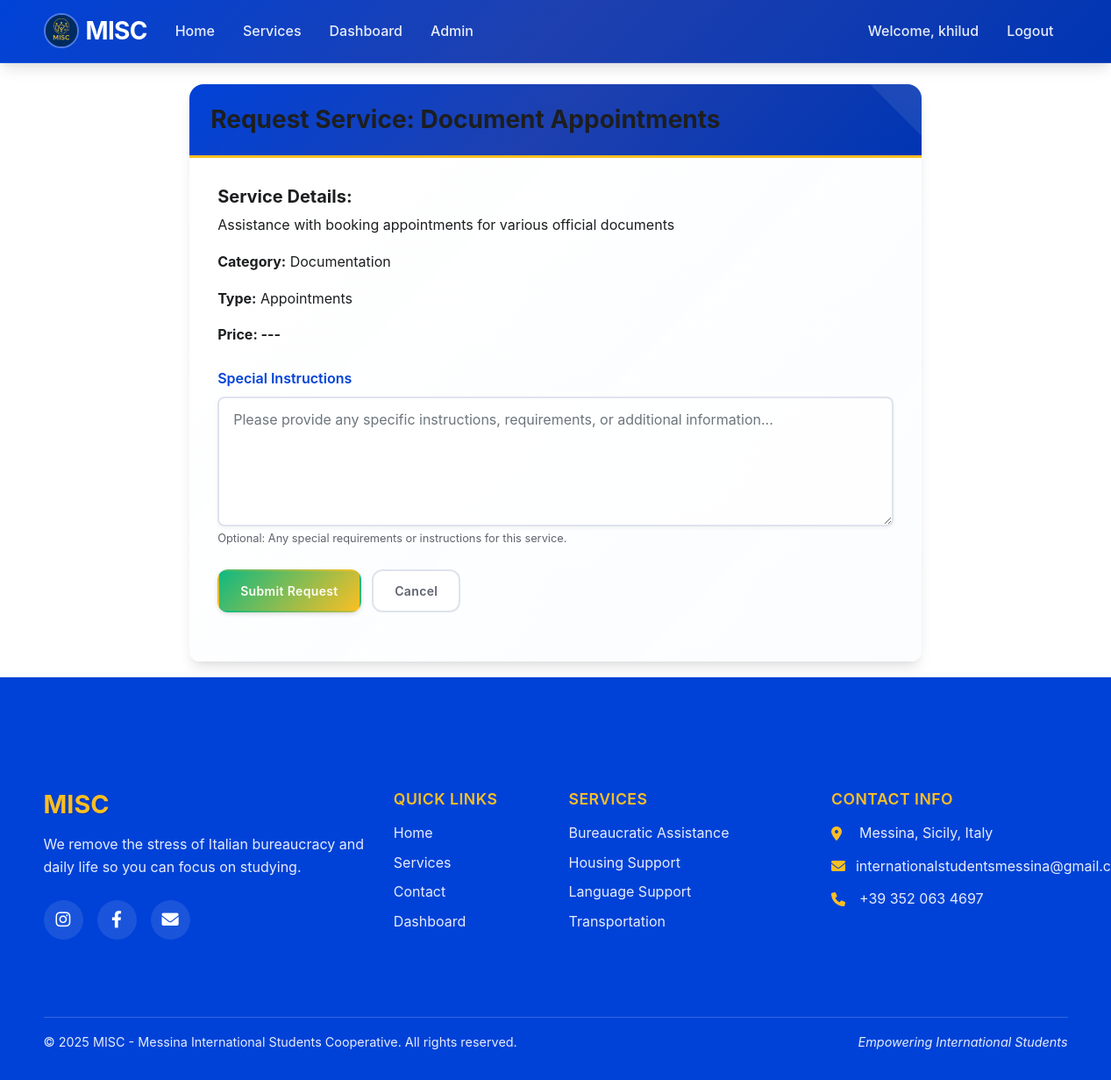
Screenshot of /service/1/request (signed in) with the database file from the repository.
### app/models.py (models this page shows, shortened)
class User(UserMixin, db.Model):
    id = db.Column(db.Integer, primary_key=True)
    username = db.Column(db.String(64), unique=True, index=True)
    email = db.Column(db.String(120), unique=True, index=True)
    password_hash = db.Column(db.String(128))
    is_admin = db.Column(db.Boolean, default=False)
    requests = db.relationship('ServiceRequest', backref='client', lazy='dynamic')

class Service(db.Model):
    id = db.Column(db.Integer, primary_key=True)
    name = db.Column(db.String(64), index=True)
    description = db.Column(db.Text)
    category = db.Column(db.String(50), nullable=False)
    subcategory = db.Column(db.String(50))
    price = db.Column(db.Float)
    is_available = db.Column(db.Boolean, default=True)
    requests = db.relationship('ServiceRequest', backref='service_type', lazy='dynamic')

### app/routes/service.py (the view, shortened to what this page needs)
@service.route('/<int:id>/request', methods=['GET', 'POST'])
@login_required
def request_specific_service(id):
    service = Service.query.get_or_404(id)
    form = ServiceRequestForm()
    form.service_id.choices = [(service.id, f"{service.category} - {service.name}")]
    form.service_id.data = service.id
    return render_template('service/request.html', form=form, service=service)

### app/forms.py
class ServiceRequestForm(FlaskForm):
    service_id = SelectField('Service', coerce=int, validators=[DataRequired()])
    notes = TextAreaField('Special Instructions', validators=[Length(max=500)])
    submit = SubmitField('Submit Request')
    def __init__(self, *args, **kwargs):
        super(ServiceRequestForm, self).__init__(*args, **kwargs)

### app/models.py (called while the page is built)
@login_manager.user_loader
def load_user(id):
    return User.query.get(int(id))

### app/templates/service/request.html (shortened to what this page needs)
{% extends "base.html" %}
{% block content %}
<div class="row">
    <div class="col-md-8 offset-md-2">
        <div class="card">
            <div class="card-header bg-primary text-white">
                <h3 class="mb-0">
                    {% if service %}
                        Request Service: {{ service.name }}
                    {% else %}
                        Request a Service
                    {% endif %}
                </h3>
            </div>
            <div class="card-body">
                {% if service %}
                <div class="mb-4">
                    <h5>Service Details:</h5>
                    <p>{{ service.description }}</p>
                    <p><strong>Category:</strong> {{ service.category }}</p>
                    {% if service.subcategory %}
                    <p><strong>Type:</strong> {{ service.subcategory }}</p>
                    {% endif %}
                    <p><strong>Price: ---</strong></p>
                </div>
                {% else %}
                <div class="mb-4">
                    <h5>Available Services:</h5>
                    <p>Choose a service from the dropdown below and provide any additional information.</p>
                </div>
                {% endif %}
                <form method="post">
                    <div class="form-group">
                        {{ form.notes.label(class="form-label") }}
                        {{ form.notes(class="form-control", rows=5, placeholder="Please provide any specific instructions, requirements, or additional information...") }}
                        <small class="form-text text-muted">Optional: Any special requirements or instructions for this service.</small>
                    </div>
                    <div class="form-group">
                        {{ form.submit(class="btn btn-success btn-lg") }}
                        <a href="{{ url_for('service.index') }}" class="btn btn-outline-secondary btn-lg ml-2">Cancel</a>
                    </div>
                </form>
            </div>
        </div>
    </div>
</div>
{% endblock %}

### app/templates/base.html (shortened to what this page needs)
<!DOCTYPE html>
<html lang="en">
<head>
    <link rel="stylesheet" href="https://stackpath.bootstrapcdn.com/bootstrap/4.5.2/css/bootstrap.min.css">
    <link rel="stylesheet" href="https://cdnjs.cloudflare.com/ajax/libs/font-awesome/6.0.0/css/all.min.css">
    <link rel="stylesheet" href="{{ url_for('static', filename='css/style.css') }}">
</head>
<body>
    <div class="wrapper d-flex flex-column min-vh-100">
        <nav class="navbar navbar-expand-lg navbar-dark" style="background-color: #1800ad !important;">
            <div class="container">
                <a class="navbar-brand" href="{{ url_for('main.index') }}">
                    <img src="{{ url_for('static', filename='img/logo.png') }}" alt="MISC Logo" class="navbar-logo">
                    MISC
                </a>
                <div class="collapse navbar-collapse" id="navbarNav">
                    <ul class="navbar-nav mr-auto">
                        <li class="nav-item">
                            <a class="nav-link" href="{{ url_for('main.index') }}">Home</a>
                        </li>
                        <li class="nav-item">
                            <a class="nav-link" href="{{ url_for('service.index') }}">Services</a>
                        </li>
                        {% if current_user.is_authenticated %}
                        <li class="nav-item">
                            <a class="nav-link" href="{{ url_for('dashboard.index') }}">Dashboard</a>
                        </li>
                        {% if current_user.is_admin %}
                        <li class="nav-item">
                            <a class="nav-link" href="{{ url_for('admin.index') }}">Admin</a>
                        </li>
                        {% endif %}
                        {% endif %}
                    </ul>
                    <ul class="navbar-nav">
                        {% if current_user.is_authenticated %}
                        <li class="nav-item">
                            <span class="nav-link">Welcome, {{ current_user.username }}</span>
                        </li>
                        <li class="nav-item">
                            <a class="nav-link" href="{{ url_for('auth.logout') }}">Logout</a>
                        </li>
                        {% endif %}
                    </ul>
                </div>
            </div>
        </nav>
        <main class="flex-grow-1">
            {% block content %}{% endblock %}
        </main>
        <footer class="footer-modern mt-auto">
            <div class="container">
                <div class="row">
                    <div class="col-lg-4 col-md-6 mb-4">
                        <div class="footer-section">
                            <h5 class="footer-title">MISC</h5>
                            <p class="footer-description">We remove the stress of Italian bureaucracy and daily life so you can focus on studying.</p>
                            <div class="social-links">
                                <a href="https://www.instagram.com/messinainternationalstudents/" target="_blank" class="social-link">
                                    <i class="fab fa-instagram"></i>
                                </a>
                                <a href="https://www.facebook.com/misc.messina" target="_blank" class="social-link">
                                    <i class="fab fa-facebook-f"></i>
                                </a>
                                <a href="mailto:internationalstudentsmessina@gmail.com" class="social-link">
                                    <i class="fas fa-envelope"></i>
                                </a>
                            </div>
                        </div>
                    </div>
                    <div class="col-lg-2 col-md-6 mb-4">
                        <div class="footer-section">
                            <h6 class="footer-subtitle">Quick Links</h6>
                            <ul class="footer-links">
                                <li><a href="{{ url_for('main.index') }}">Home</a></li>
                                <li><a href="{{ url_for('service.index') }}">Services</a></li>
                                <li><a href="{{ url_for('main.contact') }}">Contact</a></li>
                                {% if current_user.is_authenticated %}
                                <li><a href="{{ url_for('dashboard.index') }}">Dashboard</a></li>
                                {% endif %}
                            </ul>
                        </div>
                    </div>
                    <div class="col-lg-3 col-md-6 mb-4">
                        <div class="footer-section">
                            <h6 class="footer-subtitle">Services</h6>
                            <ul class="footer-links">
                                <li><a href="{{ url_for('service.index') }}">Bureaucratic Assistance</a></li>
                                <li><a href="{{ url_for('service.index') }}">Housing Support</a></li>
                                <li><a href="{{ url_for('service.index') }}">Language Support</a></li>
                                <li><a href="{{ url_for('service.index') }}">Transportation</a></li>
                            </ul>
                        </div>
                    </div>
                    <div class="col-lg-3 col-md-6 mb-4">
                        <div class="footer-section">
                            <h6 class="footer-subtitle">Contact Info</h6>
                            <div class="contact-info">
                                <p><i class="fas fa-map-marker-alt"></i> Messina, Sicily, Italy</p>
                                <p><i class="fas fa-envelope"></i> internationalstudentsmessina@gmail.com</p>
                                <p><i class="fas fa-phone"></i> +39 352 063 4697</p>
                            </div>
                        </div>
                    </div>
                </div>
                <hr class="footer-divider">
                <div class="row">
                    <div class="col-md-6">
                        <p class="footer-copyright">&copy; 2025 MISC - Messina International Students Cooperative. All rights reserved.</p>
                    </div>
                    <div class="col-md-6 text-md-right">
                        <p class="footer-credit">Empowering International Students</p>
                    </div>
                </div>
            </div>
        </footer>
    </div>
</body>
</html>

### rows the page displays
User: username "khilud"
Service: name "Document Appointments", description "Assistance with booking appointments for various official documents", category "Documentation", subcategory "Appointments"
